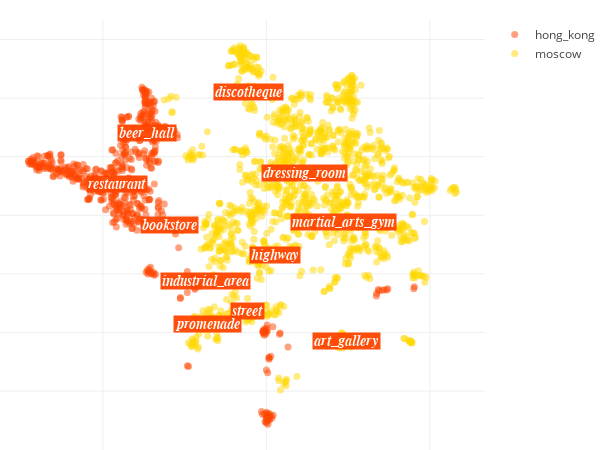

Write notebook code for a chart like this one.
### Code cell
locations_scatter(city_data, opposite_city_data)

### Figure 1 — Plotly figure (JSON) as saved in the notebook; plotly's stock layout.template omitted (floating-point values rounded to 4 significant figures; data arrays with more than 128 entries replaced by an {"elided": "..."} marker saying what was removed)
{"data": [{"hoverinfo": "text", "marker": {"color": "orangered", "opacity": 0.5, "size": 7}, "mode": "markers", "name": "hong_kong", "text": {"elided": "540 str values"}, "type": "scatter", "uid": "2e7b4628-4292-11e9-acbb-3c15c2cf2370", "x": {"elided": "540 float values"}, "y": {"elided": "540 float values"}}, {"hoverinfo": "text", "marker": {"color": "gold", "opacity": 0.5, "size": 7}, "mode": "markers", "name": "moscow", "text": {"elided": "1304 str values"}, "type": "scatter", "uid": "2e7b640a-4292-11e9-acba-3c15c2cf2370", "x": {"elided": "1304 float values"}, "y": {"elided": "1304 float values"}}], "layout": {"annotations": [{"bgcolor": "orangered", "font": {"color": "white", "family": "arial", "size": 14}, "opacity": 0.95, "showarrow": false, "text": "<i><b>restaurant", "x": -45.7, "xanchor": "center", "y": 10.66}, {"bgcolor": "orangered", "font": {"color": "white", "family": "arial", "size": 14}, "opacity": 0.95, "showarrow": false, "text": "<i><b>street", "x": -5.782, "xanchor": "center", "y": -32.66}, {"bgcolor": "orangered", "font": {"color": "white", "family": "arial", "size": 14}, "opacity": 0.95, "showarrow": false, "text": "<i><b>discotheque", "x": -5.568, "xanchor": "center", "y": 42.23}, {"bgcolor": "orangered", "font": {"color": "white", "family": "arial", "size": 14}, "opacity": 0.95, "showarrow": false, "text": "<i><b>promenade", "x": -18.08, "xanchor": "center", "y": -37.05}, {"bgcolor": "orangered", "font": {"color": "white", "family": "arial", "size": 14}, "opacity": 0.95, "showarrow": false, "text": "<i><b>art_gallery", "x": 24.5, "xanchor": "center", "y": -42.91}, {"bgcolor": "orangered", "font": {"color": "white", "family": "arial", "size": 14}, "opacity": 0.95, "showarrow": false, "text": "<i><b>dressing_room", "x": 11.8, "xanchor": "center", "y": 14.44}, {"bgcolor": "orangered", "font": {"color": "white", "family": "arial", "size": 14}, "opacity": 0.95, "showarrow": false, "text": "<i><b>beer_hall", "x": -36.49, "xanchor": "center", "y": 28.2}, {"bgcolor": "orangered", "font": {"color": "white", "family": "arial", "size": 14}, "opacity": 0.95, "showarrow": false, "text": "<i><b>bookstore", "x": -29.6, "xanchor": "center", "y": -3.357}, {"bgcolor": "orangered", "font": {"color": "white", "family": "arial", "size": 14}, "opacity": 0.95, "showarrow": false, "text": "<i><b>industrial_area", "x": -18.63, "xanchor": "center", "y": -22.44}, {"bgcolor": "orangered", "font": {"color": "white", "family": "arial", "size": 14}, "opacity": 0.95, "showarrow": false, "text": "<i><b>highway", "x": 2.717, "xanchor": "center", "y": -13.59}, {"bgcolor": "orangered", "font": {"color": "white", "family": "arial", "size": 14}, "opacity": 0.95, "showarrow": false, "text": "<i><b>martial_arts_gym", "x": 23.57, "xanchor": "center", "y": -2.227}], "height": 450, "hovermode": "closest", "margin": {"b": 0, "l": 0, "r": 30, "t": 20}, "width": 600, "xaxis": {"showticklabels": false, "zeroline": false}, "yaxis": {"showticklabels": false, "zeroline": false}}}
